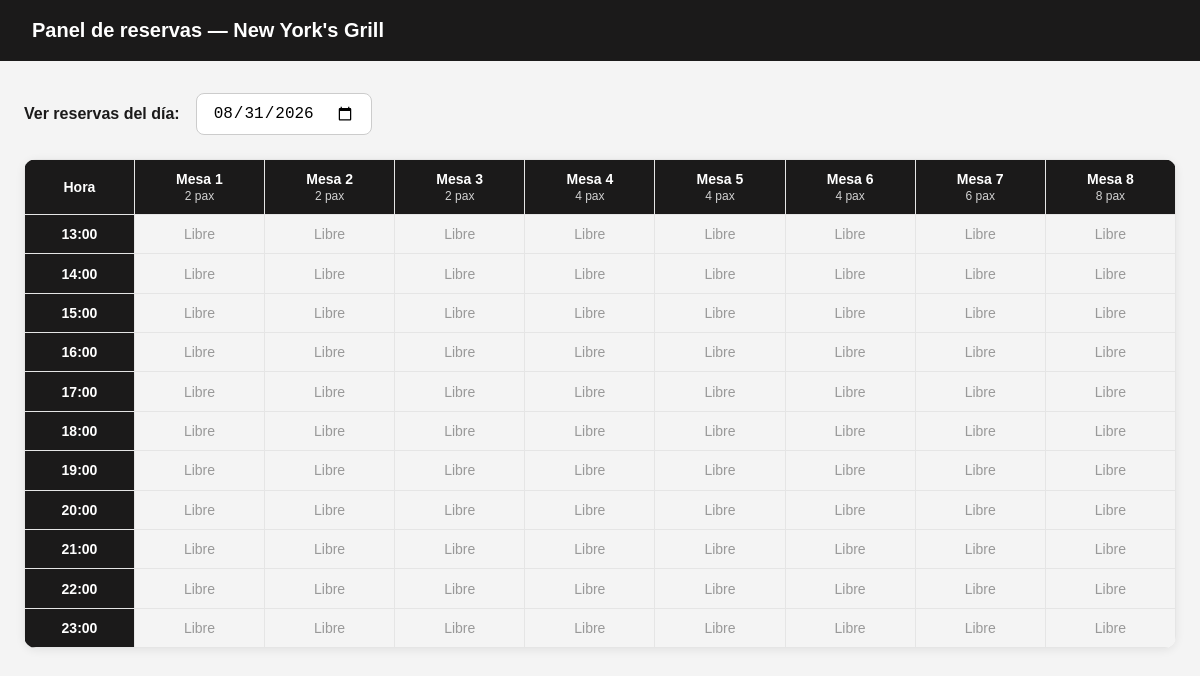
The page / on the database its author committed.
### tables this page shows
CREATE TABLE mesas (
        id INTEGER PRIMARY KEY AUTOINCREMENT,
        nombre TEXT NOT NULL,
        asientos INTEGER NOT NULL
    );

### config/db.php (called while the page is built, shortened)
<?php
$horasDisponibles = range(13, 23);

### index.php (the view, shortened to what this page needs)
<?php
require_once __DIR__ . '/config/db.php';
$fecha = $_GET['fecha'] ?? date('Y-m-d');
$mesas = $pdo->query("SELECT id, nombre, asientos FROM mesas ORDER BY asientos ASC, id ASC")
    ->fetchAll(PDO::FETCH_ASSOC);
$reservasPorSlot = [];
?>
<!DOCTYPE html>
<html lang="es">
<head>
    <link rel="stylesheet" href="index.css">
</head>
<body>
    <div class="topbar">
        <h1>Panel de reservas — New York's Grill</h1>
    </div>
    <div class="panel-container">
        <form class="fecha-selector" method="GET" action="panel.php">
            <label for="fecha">Ver reservas del día:</label>
            <input type="date" id="fecha" name="fecha" value="<?= htmlspecialchars($fecha) ?>"
                onchange="this.form.submit()">
        </form>
        <div class="tabla-scroll">
            <table class="tabla-reservas">
                <thead>
                    <tr>
                        <th>Hora</th>
                        <?php foreach ($mesas as $mesa): ?>
                            <th><?= htmlspecialchars($mesa['nombre']) ?><br><span
                                    class="asientos-th"><?= (int) $mesa['asientos'] ?> pax</span></th>
                        <?php endforeach; ?>
                    </tr>
                </thead>
                <tbody>
                    <?php foreach ($horasDisponibles as $hora): ?>
                        <tr>
                            <td class="hora-td"><?= $hora ?>:00</td>
                            <?php foreach ($mesas as $mesa): ?>
                                <?php $reserva = $reservasPorSlot[$mesa['id'] . '-' . $hora] ?? null; ?>
                                <td class="<?= $reserva ? 'ocupada' : 'libre' ?>">
                                    <?php if ($reserva): ?>
                                        <strong><?= htmlspecialchars($reserva['nombre']) ?></strong><br>
                                        <?= htmlspecialchars($reserva['telefono']) ?><br>
                                        <?= (int) $reserva['personas'] ?> pax
                                        <form action="api/liberar.php" method="POST">
                                            <input type="hidden" name="reserva_id" value="<?= $reserva['id'] ?>">
                                            <input type="hidden" name="fecha" value="<?= htmlspecialchars($fecha) ?>">
                                            <button type="submit">Cancelar</button>
                                        </form>
                                    <?php else: ?>
                                        <span class="libre-label">Libre</span>
                                    <?php endif; ?>
                                </td>
                            <?php endforeach; ?>
                        </tr>
                    <?php endforeach; ?>
                </tbody>
            </table>
        </div>
    </div>
</body>
</html>

### index.css (style rules this page uses)
:root { --main-color: #d67a2c; --dark: #1b1a1a; --libre: #f4f4f4; --ocupada: #d64545; }
* { box-sizing: border-box; }
body { margin: 0; font-family: Arial, Helvetica, sans-serif; background-color: #f4f4f4; color: var(--dark); }
.topbar { background-color: var(--dark); color: white; padding: 1.2rem 2rem; }
.topbar h1 { font-size: 20px; margin: 0; }
.panel-container { max-width: 1400px; margin: 2rem auto; padding: 0 1.5rem; }
.fecha-selector { display: flex; align-items: center; gap: 1rem; margin-bottom: 1.5rem; font-weight: bold; }
.fecha-selector input { padding: 0.6rem 1rem; font-size: 16px; border: 1px solid #ccc; border-radius: 8px; }
.tabla-scroll { overflow-x: auto; background-color: white; border-radius: 12px; box-shadow: 0 2px 10px rgba(0,0,0,0.08); }
.tabla-reservas { border-collapse: collapse; width: 100%; min-width: 900px; }
.tabla-reservas th, .tabla-reservas td { border: 1px solid #e5e5e5; padding: 0.7rem; text-align: center; font-size: 14px; vertical-align: middle; }
.tabla-reservas thead th { background-color: var(--dark); color: white; position: sticky; top: 0; }
.asientos-th { font-weight: normal; font-size: 12px; opacity: 0.8; }
.hora-td { background-color: var(--dark); color: white; font-weight: bold; white-space: nowrap; }
td.libre { background-color: var(--libre); }
.libre-label { color: #999; }

### rows shown on the page
mesas: nombre "Mesa 1", asientos "2"
mesas: nombre "Mesa 2", asientos "2"
mesas: nombre "Mesa 3", asientos "2"
mesas: nombre "Mesa 4", asientos "4"
mesas: nombre "Mesa 5", asientos "4"
mesas: nombre "Mesa 6", asientos "4"
mesas: nombre "Mesa 7", asientos "6"
mesas: nombre "Mesa 8", asientos "8"

### other values the page prints
$hora "13"
$hora "14"
$hora "15"
$hora "16"
$hora "17"
$hora "18"
$hora "19"
$hora "20"
$hora "21"
$hora "22"
$hora "23"
